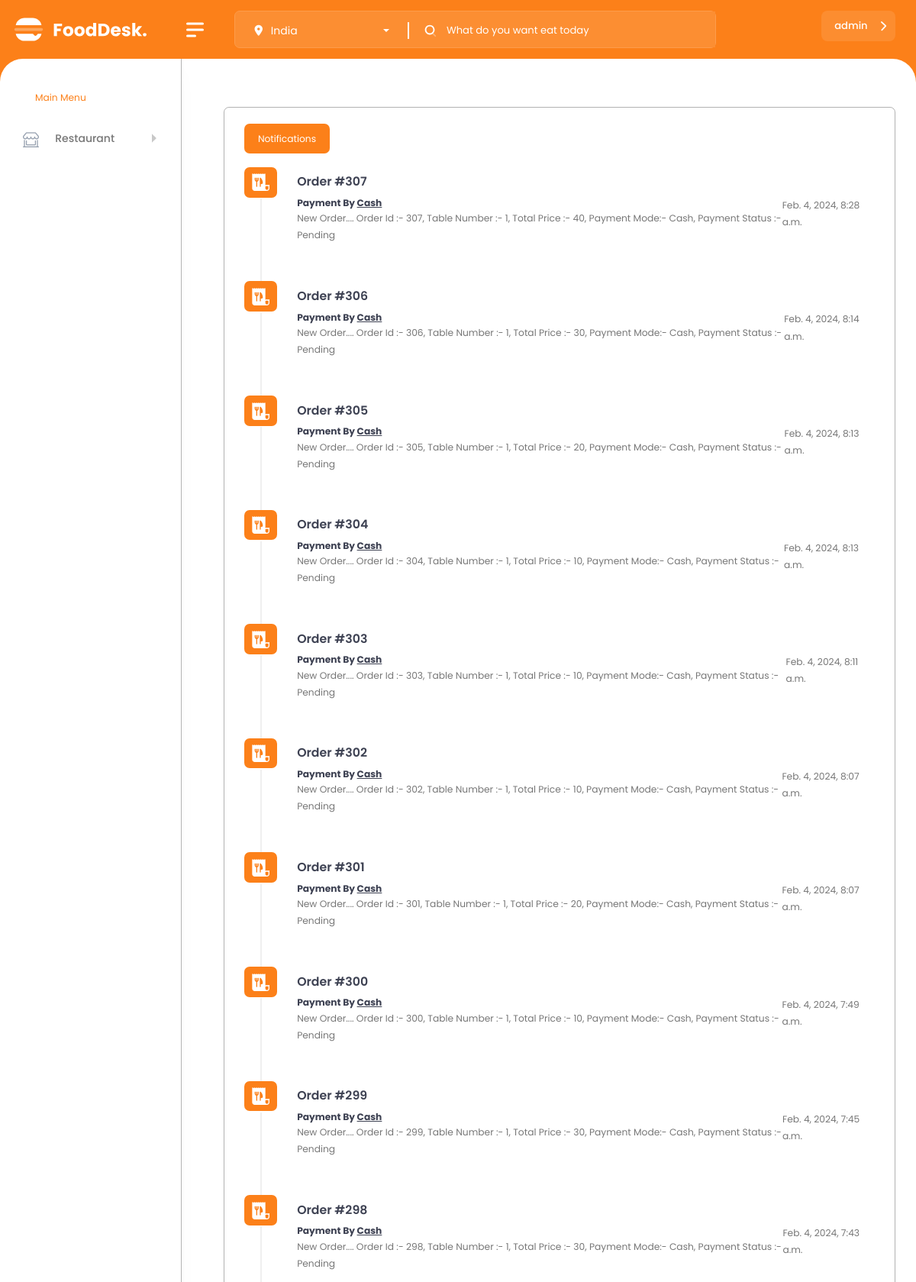
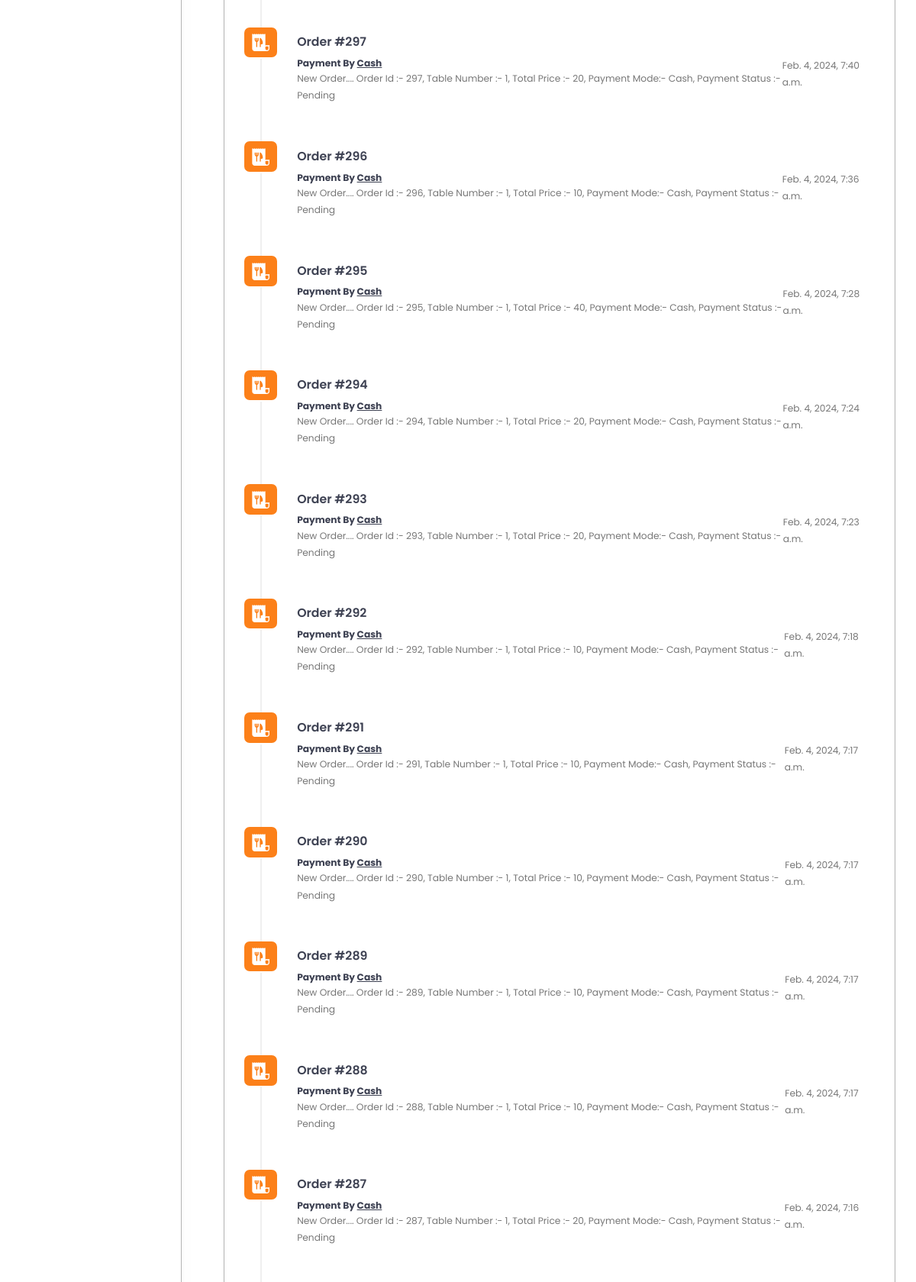
Screenshot of /dash/notification/ (signed in, upper part) with the database file from the repository (2 pictures, top to bottom).
### Admin_Panel/models.py (models this page shows, shortened)
class Notification(models.Model):
    order_id = models.IntegerField()
    table_number = models.IntegerField()
    total_price = models.IntegerField()
    payment_mode = models.CharField(max_length=20)
    payment_status = models.CharField(max_length=20,blank=True,null=True)
    status = models.CharField(max_length=20,default="Pending")
    message = models.TextField()
    created_at = models.DateTimeField(auto_now_add=True)

### Admin_Panel/views.py (the view)
# urls.py: path('notification/',AdminNotifaction,name="AdminNotifaction"),
@login_required(login_url="AdminLogin")
def AdminNotifaction(request):
    user_obj = User.objects.filter(username=request.user).first()
    profile_obj = Admin_Profile.objects.filter(user=user_obj).first()
    if profile_obj is None or not profile_obj.is_admin:
        messages.success(request, "You Don't Have The Permissin To Access The Dashboard \n Please Contact Admin")
        return redirect('AdminLogin')
    notitication = Notification.objects.all().order_by('-created_at')
    return render(request,"Admin_Panel/admin_notification.html",{"notification":notitication})

### templates/Admin_Panel/admin_notification.html (shortened to what this page needs)
{% load static %}
<!DOCTYPE html>
<html lang="en">
<head>
	<link href="{% static 'global/vendor/jquery-nice-select/css/nice-select.css'%}" rel="stylesheet">
    <link href="{% static 'global/vendor/bootstrap-select/dist/css/bootstrap-select.min.css'%}" rel="stylesheet">
     <link href="{% static 'global/vendor/swiper/css/swiper-bundle.min.css'%}" rel="stylesheet">
<link href="{% static 'global/css/style.css'%}" rel="stylesheet">
</head>
<body>
    <div id="main-wrapper">
          <div class="nav-header">
            <a href="{% url "AdminIndex" %}" class="brand-logo">
            </a>
            <div class="nav-control">
                <div class="hamburger">
                    <span class="line"></span><span class="line"></span><span class="line"></span>
                </div>
            </div>
        </div>
        <div class="header">
            <div class="header-content">
                <nav class="navbar navbar-expand">
                    <div class="container d-block my-0">
                        <div class="d-flex align-items-center justify-content-sm-between justify-content-end">
                            <div class="header-left">
                                <div class="nav-item d-flex align-items-center">
                                    <div class="d-flex header-bx">
                                        <div class="input-group search-area2 ps-3" id="Serach-bar">
                                            <span class="input-group-text h-search"><a href="javascript:void(0)">
											</a></span>
                                            <input type="text" class="form-control" placeholder="What do you want eat today">
                                        </div>
                                    </div>
                                </div>
                            </div>
                            {% if request.user.is_authenticated %}
                            <ul class="navbar-nav header-right ">
                                <li>
                                    <div class="dropdown header-profile2 ">
                                        <a class="nav-link " href="javascript:void(0);" role="button" data-bs-toggle="dropdown">
                                            <div class="header-info2 d-flex align-items-center">
                                                <div class="d-flex align-items-center sidebar-info">
                                                    <div>
                                                        <h6 class="font-w500 mb-0 ms-2">{{request.user}}</h6>
                                                    </div>
                                                    <i class="fas fa-chevron-down"></i>
                                                </div>
                                            </div>
                                        </a>
                                    </div>
                                </li>
                            </ul>
                            {% endif %}
                        </div>
                    </div>
                </nav>
            </div>
        </div>
        <div class="dlabnav border-right">
            <div class="dlabnav-scroll">
					<p class="menu-title style-1"> Main Menu</p>
				<ul class="metismenu" id="menu">
					<li><a class="has-arrow " href="javascript:void(0);" aria-expanded="false">
								<i class="bi bi-shop-window"></i>
							<span class="nav-text">Restaurant</span>
						</a>
                    </li>
                </ul>
			</div>
        </div>
        <div class="content-body">
			<div class="container">
				<div class="card" style="border: 1px solid rgba(0, 0, 0, 0.3);">
					<div class="card-header d-sm-flex d-block border-0 pb-0">
						<ul class=" notification-tab d-sm-flex d-inline-flex nav nav-pills me-auto mb-sm-0 mb-3" id="pills-tab" role="tablist">
						  <li class="nav-item" role="presentation">
							<button class="nav-link active" id="pills-notifications-tab" data-bs-toggle="pill" data-bs-target="#pills-notifications" type="button" role="tab" aria-controls="pills-notifications" aria-selected="false">Notifications</button>
						  </li>
						</ul>
					</div>
					<div class="card-body pt-0">
						<div class="tab-content" id="pills-tabContent">
							<div class="tab-pane fade show active" id="pills-notifications" role="tabpanel" aria-labelledby="pills-notifications-tab">
								<ul class="timeline-active">
                                    {% for noty in notification %}
									<li class="d-flex align-items-baseline">
										<span class="badge badge-xl badge-primary">
										</span>
										<div class="panel d-xl-flex d-block align-items-center justify-content-between">
											<div>
												<a class="timeline-panel text-muted" href="#">
													<h4>Order #{{noty.order_id}}</h4>
												</a>
												<span><strong>Payment By <u> {{noty.payment_mode}}</u></strong></span>
												<p>{{noty.message}}</p>
											</div>
											<div>
												<p class="mb-0">{{noty.created_at}}</p>
											</div>
										</div>
									</li>
                                    {% endfor %}
								</ul>
							</div>
						</div>
					</div>
				</div>
            </div>
		</div>
	</div>
</body>
</html>

### rows the page displays
Notification: order_id "307", payment_mode "Cash", message "New Order.... Order Id :- 307, Table Number :- 1, Total Price :- 40, Payment Mode:- Cash, Payment Status :- Pending", created_at "Feb. 4, 2024, 8:28 a.m."
Notification: order_id "306", payment_mode "Cash", message "New Order.... Order Id :- 306, Table Number :- 1, Total Price :- 30, Payment Mode:- Cash, Payment Status :- Pending", created_at "Feb. 4, 2024, 8:14 a.m."
Notification: order_id "305", payment_mode "Cash", message "New Order.... Order Id :- 305, Table Number :- 1, Total Price :- 20, Payment Mode:- Cash, Payment Status :- Pending", created_at "Feb. 4, 2024, 8:13 a.m."
Notification: order_id "304", payment_mode "Cash", message "New Order.... Order Id :- 304, Table Number :- 1, Total Price :- 10, Payment Mode:- Cash, Payment Status :- Pending", created_at "Feb. 4, 2024, 8:13 a.m."
Notification: order_id "303", payment_mode "Cash", message "New Order.... Order Id :- 303, Table Number :- 1, Total Price :- 10, Payment Mode:- Cash, Payment Status :- Pending", created_at "Feb. 4, 2024, 8:11 a.m."
Notification: order_id "302", payment_mode "Cash", message "New Order.... Order Id :- 302, Table Number :- 1, Total Price :- 10, Payment Mode:- Cash, Payment Status :- Pending", created_at "Feb. 4, 2024, 8:07 a.m."
Notification: order_id "301", payment_mode "Cash", message "New Order.... Order Id :- 301, Table Number :- 1, Total Price :- 20, Payment Mode:- Cash, Payment Status :- Pending", created_at "Feb. 4, 2024, 8:07 a.m."
Notification: order_id "300", payment_mode "Cash", message "New Order.... Order Id :- 300, Table Number :- 1, Total Price :- 10, Payment Mode:- Cash, Payment Status :- Pending", created_at "Feb. 4, 2024, 7:49 a.m."
Notification: order_id "299", payment_mode "Cash", message "New Order.... Order Id :- 299, Table Number :- 1, Total Price :- 30, Payment Mode:- Cash, Payment Status :- Pending", created_at "Feb. 4, 2024, 7:45 a.m."
Notification: order_id "298", payment_mode "Cash", message "New Order.... Order Id :- 298, Table Number :- 1, Total Price :- 30, Payment Mode:- Cash, Payment Status :- Pending", created_at "Feb. 4, 2024, 7:43 a.m."
Notification: order_id "297", payment_mode "Cash", message "New Order.... Order Id :- 297, Table Number :- 1, Total Price :- 20, Payment Mode:- Cash, Payment Status :- Pending", created_at "Feb. 4, 2024, 7:40 a.m."
Notification: order_id "296", payment_mode "Cash", message "New Order.... Order Id :- 296, Table Number :- 1, Total Price :- 10, Payment Mode:- Cash, Payment Status :- Pending", created_at "Feb. 4, 2024, 7:36 a.m."
Notification: order_id "295", payment_mode "Cash", message "New Order.... Order Id :- 295, Table Number :- 1, Total Price :- 40, Payment Mode:- Cash, Payment Status :- Pending", created_at "Feb. 4, 2024, 7:28 a.m."
Notification: order_id "294", payment_mode "Cash", message "New Order.... Order Id :- 294, Table Number :- 1, Total Price :- 20, Payment Mode:- Cash, Payment Status :- Pending", created_at "Feb. 4, 2024, 7:24 a.m."
Notification: order_id "293", payment_mode "Cash", message "New Order.... Order Id :- 293, Table Number :- 1, Total Price :- 20, Payment Mode:- Cash, Payment Status :- Pending", created_at "Feb. 4, 2024, 7:23 a.m."
Notification: order_id "292", payment_mode "Cash", message "New Order.... Order Id :- 292, Table Number :- 1, Total Price :- 10, Payment Mode:- Cash, Payment Status :- Pending", created_at "Feb. 4, 2024, 7:18 a.m."
Notification: order_id "291", payment_mode "Cash", message "New Order.... Order Id :- 291, Table Number :- 1, Total Price :- 10, Payment Mode:- Cash, Payment Status :- Pending", created_at "Feb. 4, 2024, 7:17 a.m."
Notification: order_id "290", payment_mode "Cash", message "New Order.... Order Id :- 290, Table Number :- 1, Total Price :- 10, Payment Mode:- Cash, Payment Status :- Pending", created_at "Feb. 4, 2024, 7:17 a.m."
Notification: order_id "289", payment_mode "Cash", message "New Order.... Order Id :- 289, Table Number :- 1, Total Price :- 10, Payment Mode:- Cash, Payment Status :- Pending", created_at "Feb. 4, 2024, 7:17 a.m."
Notification: order_id "288", payment_mode "Cash", message "New Order.... Order Id :- 288, Table Number :- 1, Total Price :- 10, Payment Mode:- Cash, Payment Status :- Pending", created_at "Feb. 4, 2024, 7:17 a.m."
Notification: order_id "287", payment_mode "Cash", message "New Order.... Order Id :- 287, Table Number :- 1, Total Price :- 20, Payment Mode:- Cash, Payment Status :- Pending", created_at "Feb. 4, 2024, 7:16 a.m."

### other values shown
{{ request.user }} "admin"
